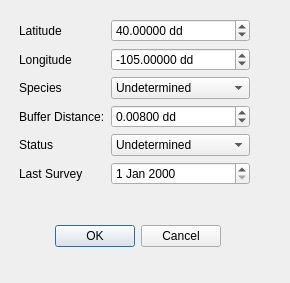
<?xml version="1.0" encoding="UTF-8"?>
<ui version="4.0">
 <class>NewRaptorDialogBase</class>
 <widget class="QDialog" name="NewRaptorDialogBase">
  <property name="geometry">
   <rect>
    <x>0</x>
    <y>0</y>
    <width>290</width>
    <height>283</height>
   </rect>
  </property>
  <property name="windowTitle">
   <string>Add New Raptor</string>
  </property>
  <widget class="QDialogButtonBox" name="button_box">
   <property name="geometry">
    <rect>
     <x>30</x>
     <y>220</y>
     <width>191</width>
     <height>32</height>
    </rect>
   </property>
   <property name="orientation">
    <enum>Qt::Horizontal</enum>
   </property>
   <property name="standardButtons">
    <set>QDialogButtonBox::Cancel|QDialogButtonBox::Ok</set>
   </property>
  </widget>
  <widget class="QWidget" name="formLayoutWidget">
   <property name="geometry">
    <rect>
     <x>19</x>
     <y>19</y>
     <width>231</width>
     <height>191</height>
    </rect>
   </property>
   <layout class="QFormLayout" name="formLayout">
    <item row="0" column="0">
     <widget class="QLabel" name="latitudeLabel">
      <property name="text">
       <string>Latitude</string>
      </property>
     </widget>
    </item>
    <item row="0" column="1">
     <widget class="QDoubleSpinBox" name="spbLatitude">
      <property name="suffix">
       <string> dd</string>
      </property>
      <property name="decimals">
       <number>5</number>
      </property>
      <property name="minimum">
       <double>-90.000000000000000</double>
      </property>
      <property name="maximum">
       <double>90.000000000000000</double>
      </property>
      <property name="singleStep">
       <double>0.001000000000000</double>
      </property>
      <property name="value">
       <double>40.000000000000000</double>
      </property>
     </widget>
    </item>
    <item row="1" column="0">
     <widget class="QLabel" name="longitudeLabel">
      <property name="text">
       <string>Longitude</string>
      </property>
     </widget>
    </item>
    <item row="1" column="1">
     <widget class="QDoubleSpinBox" name="spbLongitude">
      <property name="suffix">
       <string> dd</string>
      </property>
      <property name="decimals">
       <number>5</number>
      </property>
      <property name="minimum">
       <double>-180.000000000000000</double>
      </property>
      <property name="maximum">
       <double>180.000000000000000</double>
      </property>
      <property name="singleStep">
       <double>0.001000000000000</double>
      </property>
      <property name="value">
       <double>-105.000000000000000</double>
      </property>
     </widget>
    </item>
    <item row="2" column="0">
     <widget class="QLabel" name="speciesLabel">
      <property name="text">
       <string>Species</string>
      </property>
     </widget>
    </item>
    <item row="2" column="1">
     <widget class="QComboBox" name="cmbSpecies">
      <item>
       <property name="text">
        <string>Undetermined</string>
       </property>
      </item>
      <item>
       <property name="text">
        <string>Red-tail Hawk</string>
       </property>
      </item>
      <item>
       <property name="text">
        <string>Swainsons Hawk</string>
       </property>
      </item>
      <item>
       <property name="text">
        <string>Northern Harrier</string>
       </property>
      </item>
     </widget>
    </item>
    <item row="3" column="0">
     <widget class="QLabel" name="bufferDistanceLabel">
      <property name="text">
       <string>Buffer Distance:</string>
      </property>
     </widget>
    </item>
    <item row="3" column="1">
     <widget class="QDoubleSpinBox" name="spbBuffer">
      <property name="suffix">
       <string> dd</string>
      </property>
      <property name="decimals">
       <number>5</number>
      </property>
      <property name="maximum">
       <double>0.100000000000000</double>
      </property>
      <property name="singleStep">
       <double>0.001000000000000</double>
      </property>
      <property name="value">
       <double>0.008000000000000</double>
      </property>
     </widget>
    </item>
    <item row="4" column="0">
     <widget class="QLabel" name="statusLabel">
      <property name="text">
       <string>Status</string>
      </property>
     </widget>
    </item>
    <item row="4" column="1">
     <widget class="QComboBox" name="cmbStatus">
      <item>
       <property name="text">
        <string>Undetermined</string>
       </property>
      </item>
      <item>
       <property name="text">
        <string>Active Nest</string>
       </property>
      </item>
      <item>
       <property name="text">
        <string>Inactive Nest</string>
       </property>
      </item>
      <item>
       <property name="text">
        <string>Fledged Nest</string>
       </property>
      </item>
     </widget>
    </item>
    <item row="5" column="0">
     <widget class="QLabel" name="lastSurveyLabel">
      <property name="text">
       <string>Last Survey</string>
      </property>
     </widget>
    </item>
    <item row="5" column="1">
     <widget class="QDateEdit" name="dteLast"/>
    </item>
   </layout>
  </widget>
 </widget>
 <resources/>
 <connections>
  <connection>
   <sender>button_box</sender>
   <signal>accepted()</signal>
   <receiver>NewRaptorDialogBase</receiver>
   <slot>accept()</slot>
   <hints>
    <hint type="sourcelabel">
     <x>20</x>
     <y>20</y>
    </hint>
    <hint type="destinationlabel">
     <x>20</x>
     <y>20</y>
    </hint>
   </hints>
  </connection>
  <connection>
   <sender>button_box</sender>
   <signal>rejected()</signal>
   <receiver>NewRaptorDialogBase</receiver>
   <slot>reject()</slot>
   <hints>
    <hint type="sourcelabel">
     <x>20</x>
     <y>20</y>
    </hint>
    <hint type="destinationlabel">
     <x>20</x>
     <y>20</y>
    </hint>
   </hints>
  </connection>
 </connections>
</ui>
